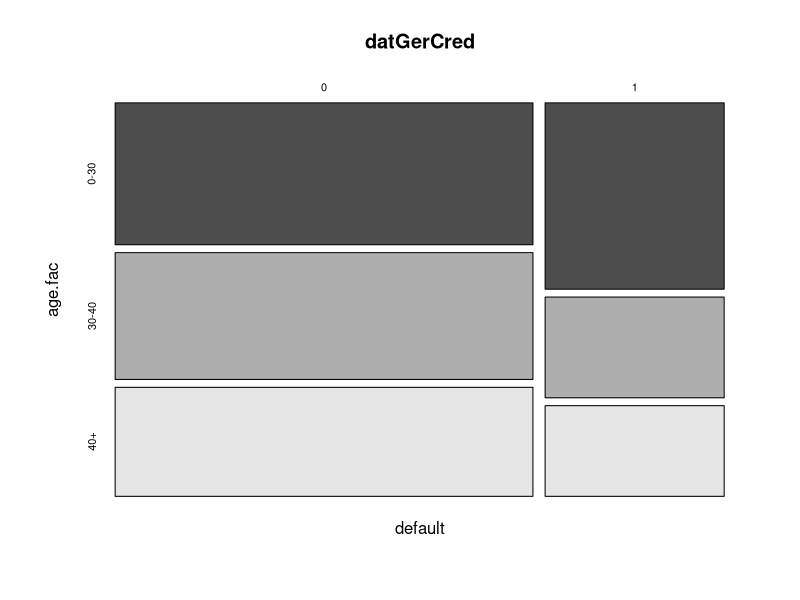
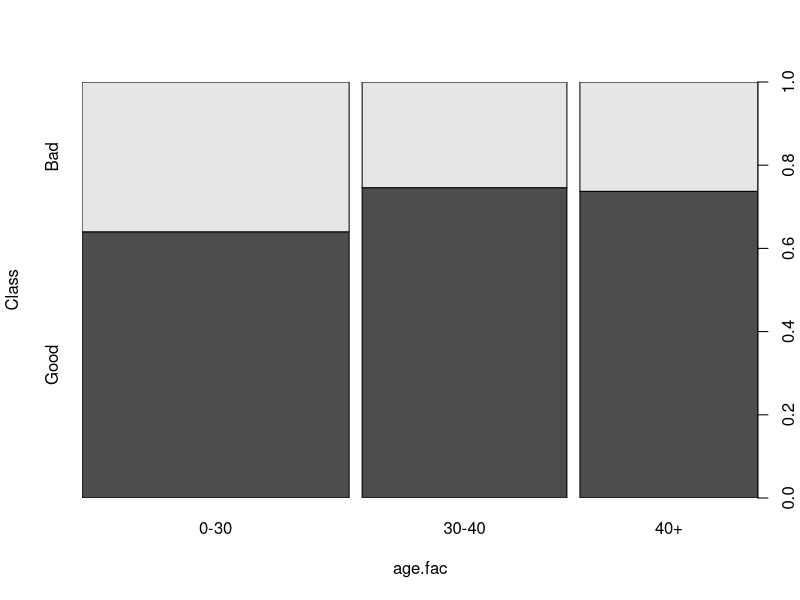
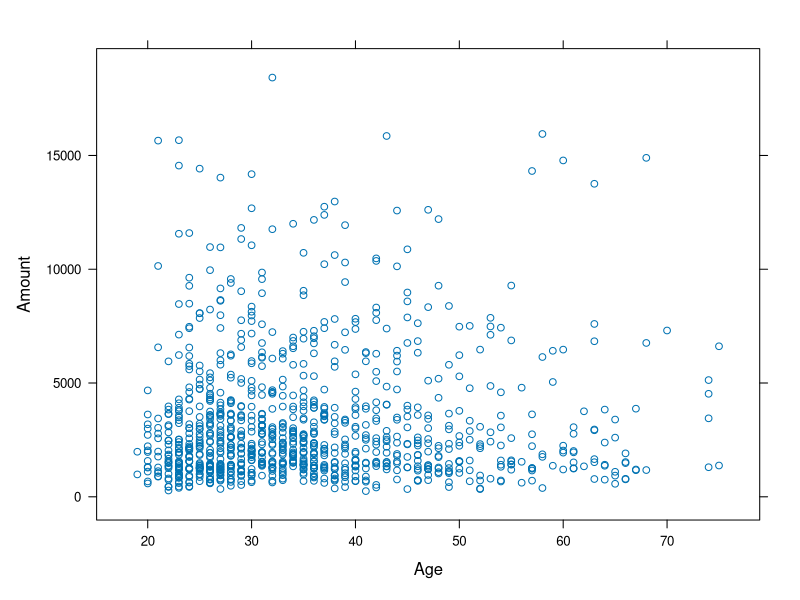
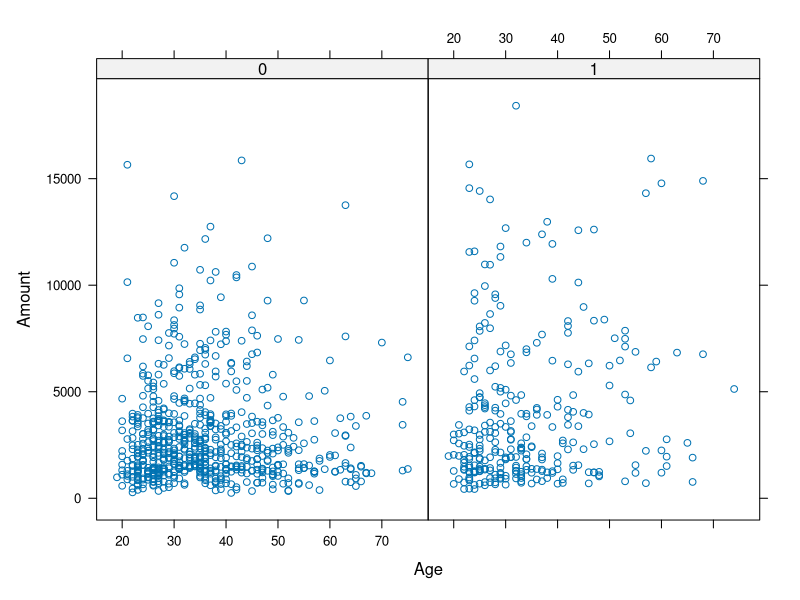
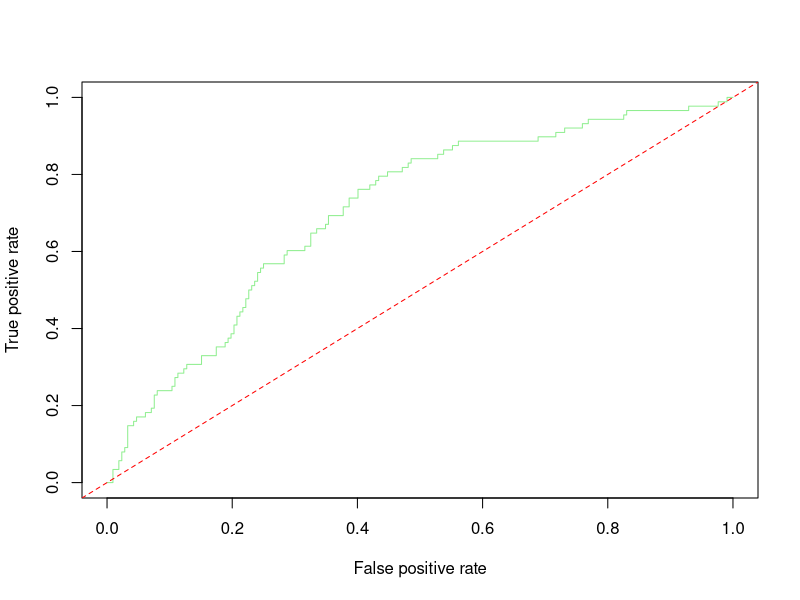
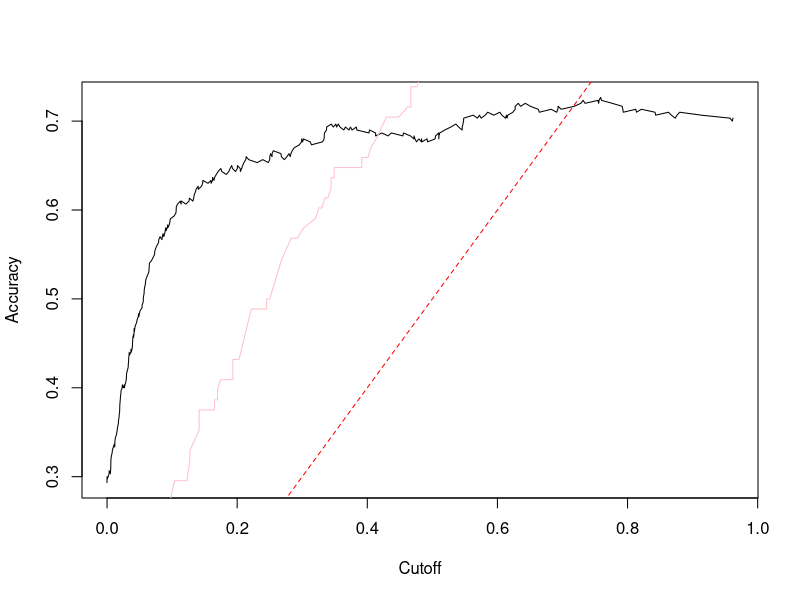
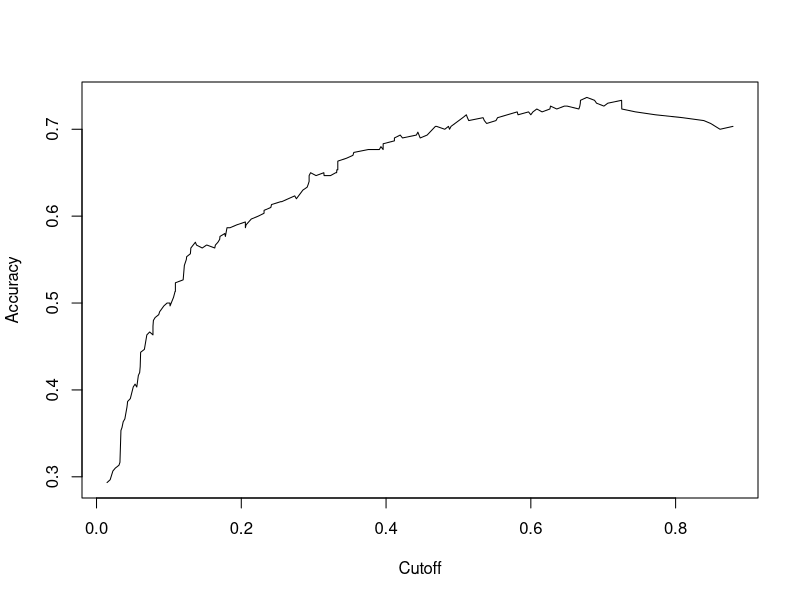
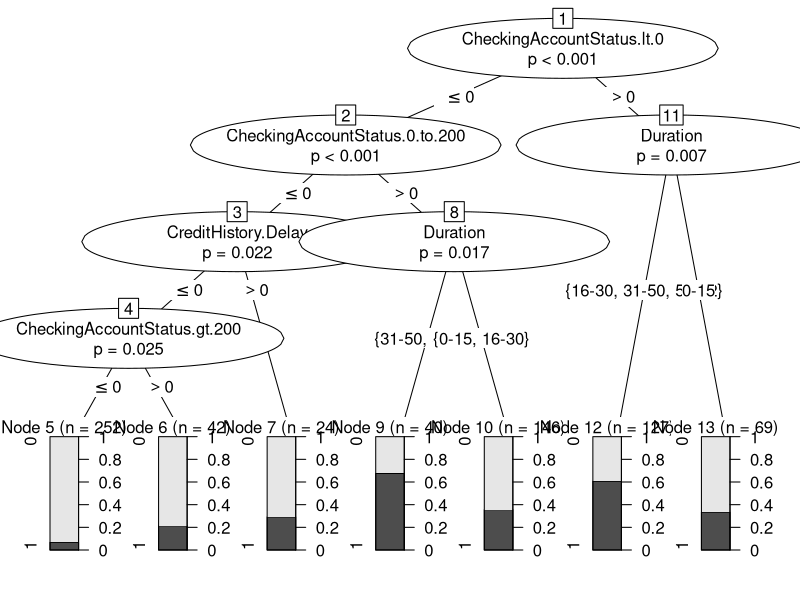

These figures' R source, in order:
## ---- chunk 1
library(caret)
library(lattice)
library(ROCR)
library(e1071)
library(party)
## ---- chunk 2
data("GermanCredit")
datGerCred <- GermanCredit
## ---- chunk 3
datGerCred$amt.fac<-as.factor(ifelse(datGerCred$Amount<=2500,"0-2500", 
                              ifelse(datGerCred$Amount<=5000, "2600-5000", 
                                     "5000+")))

datGerCred$age.fac<-as.factor(ifelse(datGerCred$Age<=30,'0-30', 
                              ifelse(datGerCred$Age<=40,'30-40', 
                                     '40+')))
datGerCred$Duration<-as.factor(ifelse(datGerCred$Duration<=15,"0-15", 
                               ifelse(datGerCred$Duration<=30, "16-30", 
							   ifelse(datGerCred$Duration<=50, "31-50",
							   ifelse(datGerCred$Duration<=72, "51-72"
							   )))))
datGerCred$default <- as.factor(ifelse(datGerCred$Class=="Bad", 
                                       "1", "0"))
## ---- chunk 4
mosaicplot(default~age.fac, col=T, data=datGerCred)
spineplot(Class~age.fac, data=datGerCred)
xyplot(Amount~Age, data=datGerCred)
xyplot(Amount~Age|datGerCred$default, data=datGerCred)
# remove continuous variables with discrete copies
datBin <- datGerCred[,-c(2,5,10)] 
## ---- chunk 5
datSamp <- sort(sample(nrow(datBin), nrow(datBin)*0.7))
train <- datBin[datSamp,]
test <- datBin[-datSamp,]
## ---- chunk 6
m.log<-glm(train$default~.,data=train,family=binomial)
test$score <- predict(m.log, test, type="response")
pred.log<-prediction(test$score,test$default)
perf.log <- performance(pred.log, "tpr", "fpr")
plot(perf.log, col="light green")
abline(0,1, lty=8, col="red")  # 45 degree line in graph
auc1 <- performance(pred.log, "auc") # calculates area under roc curve
plot(performance(pred.log, "acc")) #cutoff 

#significant variables from previous logit 
m.log_redux <- glm(default~Duration+  
                   InstallmentRatePercentage+
				   ForeignWorker+ 
				   CheckingAccountStatus.0.to.200+ 
				   CheckingAccountStatus.gt.200+ 
				   CheckingAccountStatus.lt.0+ 
				   CreditHistory.NoCredit.AllPaid+ 
				   CreditHistory.ThisBank.AllPaid+ 
				   CreditHistory.Delay+SavingsAccountBonds.lt.100+
				   SavingsAccountBonds.100.to.500+ 
				   OtherDebtorsGuarantors.None+ 
				   OtherDebtorsGuarantors.CoApplicant, 
				   data=train, family=binomial)
test$score <- predict(m.log_redux, test, type="response")
pred.log2 <-prediction(test$score,test$default)
perf.log2 <- performance(pred.log2, "tpr", "fpr")
plot(perf.log2, col="pink", add=T)
abline(0, 1, lty=8, col="red")
auc2 <- performance(pred.log2, "auc") 
plot(performance(pred.log2, "acc")) 
## ---- chunk 7
cmat.logit <- xtabs(~round(test$score)+test$default)
cmat.logit <- confusionMatrix(cmat.logit, dnn=c("Prediction", "Label"))
print(cmat.logit)
## ---- chunk 8
m.tree <-ctree(default~ Duration+InstallmentRatePercentage
               +ForeignWorker+CheckingAccountStatus.0.to.200
			   +CheckingAccountStatus.gt.200
			   +CheckingAccountStatus.lt.0
			   +CreditHistory.NoCredit.AllPaid
			   +CreditHistory.ThisBank.AllPaid+CreditHistory.Delay
			   +SavingsAccountBonds.lt.100
			   +SavingsAccountBonds.100.to.500
			   +OtherDebtorsGuarantors.None
			   +OtherDebtorsGuarantors.CoApplicant, data=train)
plot(m.tree)
result.dat <- as.data.frame(do.call("rbind", 
                            treeresponse(m.tree, 
							newdata=test))) 
test$tscore<-result.dat[,2] 
pred.tree<-prediction(test$tscore,test$default) 
perf.tree <- performance(pred.tree, "tpr", "fpr")
## ---- chunk 9
plot(perf.log2, col='red', main='Logit vs Ctree')
plot(perf.tree, col='dark green', add=TRUE)
abline(0, 1, lty=8, col="grey")
auc3<- performance(pred.tree, "auc") 
plot(performance(pred.tree, "acc")) 
## ---- chunk 10
cmat.tree <-xtabs(~round(test$tscore)+test$default)
cmat.tree = confusionMatrix(cmat.tree) 
print(cmat.tree)

par(mfrow=c(1,2))
fourfoldplot(cmat.tree$table, main="Decision Tree Model")
fourfoldplot(cmat.logit$table, main="Logit Model")
